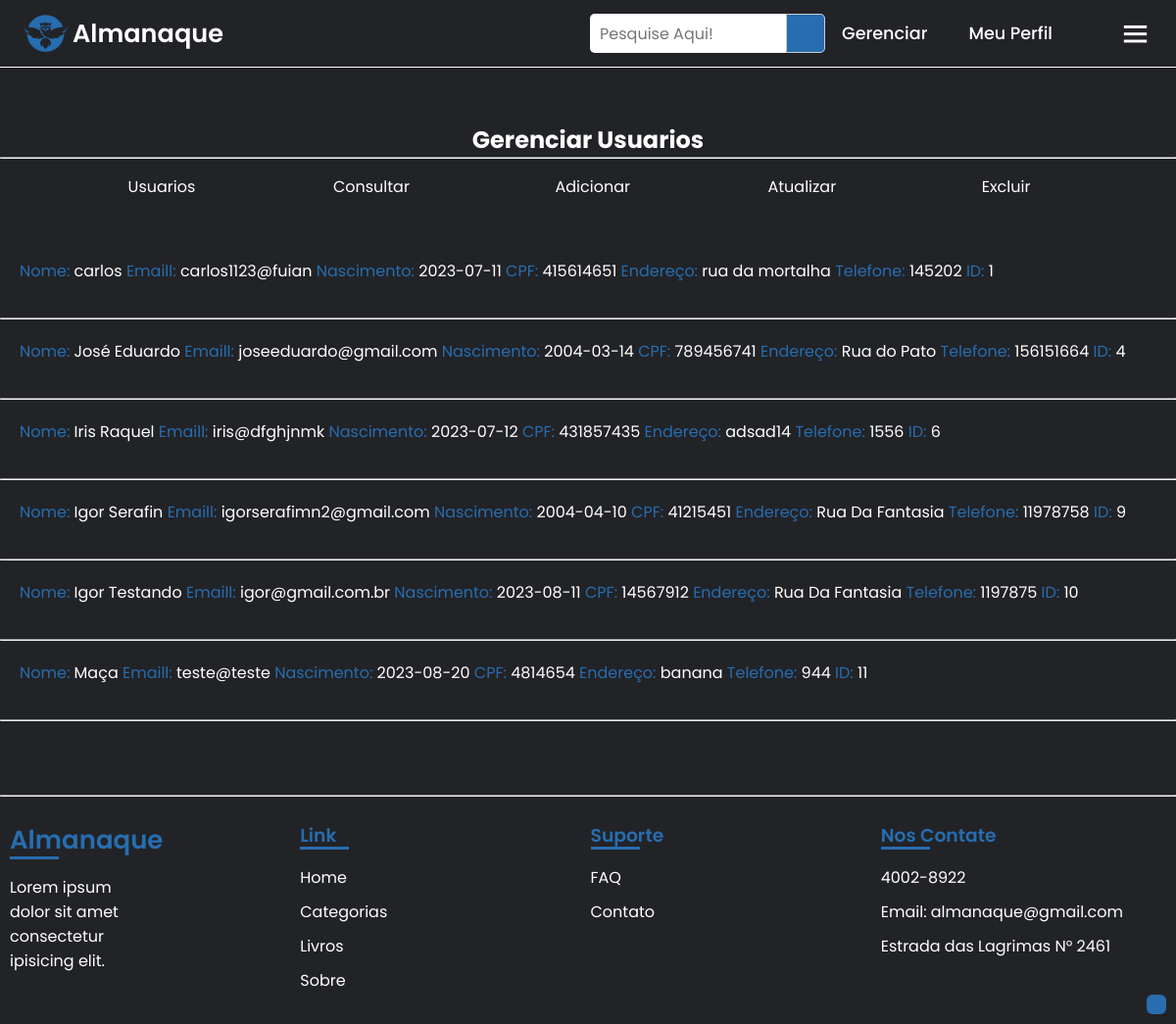
Before: /funcionario/gerenciar_usuario/usuario_lista.php (signed in) with the older database file.
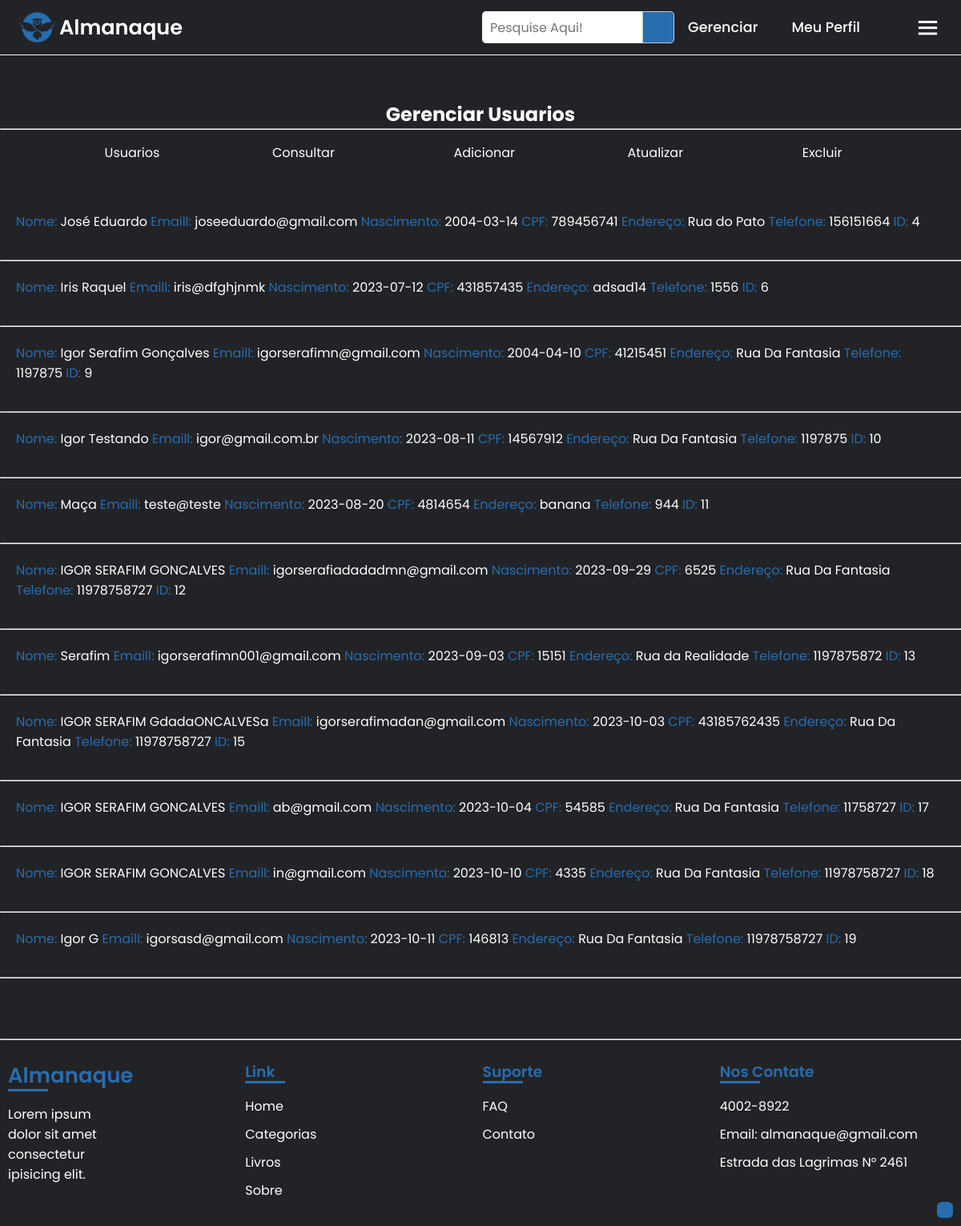
After: the same page with the newer database file.
### tables this page shows
CREATE TABLE `usuario` (
  `id_usuario` int NOT NULL,
  `nome_usuario` varchar(50) NOT NULL,
  `email_usuario` varchar(50) NOT NULL,
  `data_usuario` date NOT NULL,
  `cpf_usuario` varchar(11) NOT NULL,
  `senha_usuario` varchar(20) NOT NULL,
  `endereco_usuario` varchar(50) NOT NULL,
  `telefone_usuario` varchar(11) NOT NULL,
  `id_sessao` int NOT NULL
);

### funcionario/gerenciar_usuario/usuario_lista.php (the view, shortened to what this page needs)
<?php
if($_SESSION['id_sessao'] == 2) {
?>
<!DOCTYPE html>
<html lang="pt-br">
<head>
    <link rel="stylesheet" href="../../css/style.css">
    <link rel="stylesheet" href="../../css/menu_gerenciar.css">
    <link rel="stylesheet" href="../../css/livro-aberto.css">
    <link href="https://cdn.jsdelivr.net/npm/remixicon@3.5.0/fonts/remixicon.css" rel="stylesheet">
    <link rel="stylesheet"href="https://unpkg.com/boxicons@latest/css/boxicons.min.css">
</head>
<body>
    <?php include('../../include/import_menu_gerenciar.php');
    include('../../include/conexao.php'); ?>
    <br><br><br><br><br>
    <?php include('../../include/import_menu_usuario_gerenciar.php'); ?>
    <br>
    <?php
        $resultado = mysqli_query($mysqli, "SELECT * FROM usuario");
        while ($row = mysqli_fetch_assoc($resultado)) {
            $id_usuario = $row['id_usuario'];
            $nome_usuario = $row['nome_usuario'];
            $email_usuario = $row['email_usuario'];
            $cpf_usuario = $row['cpf_usuario'];
            $data_usuario = $row['data_usuario'];
            $endereco_usuario = $row['endereco_usuario'];
            $telefone_usuario = $row['telefone_usuario'];
            echo    "<div class='book-info-container'>
            <div class='book-info'>
                <div class='info-aberto'>
                    <span class='info-conteudo'><span class='info-destaque'>Nome: </span>".$nome_usuario."</span>
                    <span class='info-conteudo'><span class='info-destaque'>Emaill: </span>".$email_usuario."</span>
                    <span class='info-conteudo'><span class='info-destaque'>Nascimento: </span>".$data_usuario."</span>
                    <span class='info-conteudo'><span class='info-destaque'>CPF: </span>".$cpf_usuario."</span>
                    <span class='info-conteudo'><span class='info-destaque'>Endereço: </span>".$endereco_usuario."</span>
                    <span class='info-conteudo'><span class='info-destaque'>Telefone: </span>".$telefone_usuario."</span>
                    <span class='info-conteudo'><span class='info-destaque'>ID: </span>".$id_usuario."</span>
                </div>
            </div>
        </div><hr>";
        }
    ?>
    <br><br><br>
    <?php include('../../include/import_footer_gerenciar.php');
    include('../../include/acessibilidade.php') ?>
    <a id="link-up" href="#"><i class="ri-arrow-up-double-line"></i></a>
</body>
</html>
<?php
}
else {
    echo "Você não pode acessar essa página, sua permissão é inválida";
}
?>

### include/import_menu_gerenciar.php (shortened to what this page needs)
<header style="background-color: #222327; border-bottom: 1px solid">
        <a href="../../index.php" class="logo"><img src="../../imagens/logo_azul.png" style="width: 45px; margin-right: 5px;"><span style="margin-right: 5px;">Almanaque</span></a>
        <div class="main">
            <form action="../../resultado_pesquisa.php">
                <div class="search-icon">
                <input name="busca" value="<?php if(isset($_GET['busca'])) echo $_GET['busca']; ?>" placeholder="Pesquise Aqui!" type="text">
                    <button type="submit" class="icon"><i class="ri-search-line"></i></button>
                </div>
            </form>
            <?php
            if(isset($_SESSION['id_sessao'])){
                if($_SESSION['id_sessao'] == 1) {
                    ?>
                            <a href="../perfil.php" class="user"><i class="ri-user-fill"></i>Meu Perfil</a>
                            <a href="../meus_livros.php" class="user"><i class="ri-book-fill"></i>Meus Livros</a>
                            <a href="../../php/logout.php" class="user"><i class="ri-logout-box-line"></i></a>
                            <div class="bx bx-menu" id="menu-icon"></div>
                    <?php
                }
                elseif($_SESSION['id_sessao'] == 2){
                    ?>
                    <a href="../gerenciar.php" class="user"><i class="ri-settings-3-fill"></i>Gerenciar</a>
                    <a href="../perfil.php" class="user"><i class="ri-user-fill"></i>Meu Perfil</a>
                    <div class="bx bx-menu" id="menu-icon"></div>
                    <?php
                }
            }
            else{
                ?>
                <a href="../../usuario_login.php" class="user"><i class="ri-user-fill"></i>Entrar</a>
                <a href="../../usuario_cadastro.php">Cadastrar</a>
                <div class="bx bx-menu" id="menu-icon"></div>
            <?php
            }
            ?>
        </div>
    </header>

### include/import_menu_usuario_gerenciar.php (shortened to what this page needs)
<div class="menu_gerenciar">
    <h2>Gerenciar Usuarios</h2><hr>
    <section>
        <div class="gerenciar_cont">
            <div class="gerenciar_titulo_menu">
                <a href="usuario_lista.php">Usuarios</a>
            </div>
        </div>
        <div class="gerenciar_cont">
            <div class="gerenciar_titulo_menu">
                <p style="padding-right: 8px;">Consultar</p><i class="ri-arrow-down-s-line"></i>
            </div>
        </div>
        <div class="gerenciar_cont">
            <div class="gerenciar_titulo_menu">
                <a href="adicionar_usuario.php">Adicionar</a>
            </div>
        </div>
        <div class="gerenciar_cont">
            <div class="gerenciar_titulo_menu">
                <p style="padding-right: 8px;">Atualizar</p><i class="ri-arrow-down-s-line"></i>
            </div>
        </div>
        <div class="gerenciar_cont">
            <div class="gerenciar_titulo_menu">
                <p style="padding-right: 8px;">Excluir</p><i class="ri-arrow-down-s-line"></i>
            </div>
        </div>
    </section>
</div>

### include/import_footer_gerenciar.php
<hr><br>
    <footer>
        <div class="container">
            <ul>
                <div class="col">
                    <a href="../../index.php"><h3 style="font-size: 26px;">Almanaque</h3></a>
                </div>
                <p style="margin-right: 150px;">Lorem ipsum dolor sit amet consectetur ipisicing elit.</p>
                <div class="rede-sociais">
                    <a href="#"><i class="ri-facebook-circle-fill"></i></a>
                    <a href="#"><i class="ri-whatsapp-fill"></i></a>
                    <a href="#"><i class="ri-twitter-x-line"></i></a>
                    <a href="#"><i class="ri-mail-fill"></i> </a>
                </div>
            </ul>
            <ul class="link">
                <div class="col">
                    <h3>Link</h3>
                    <div class="links">
                        <li><a href="../../index.php">Home</a></li>
                        <li><a href="../../generos_literario.php">Categorias</a></li>
                        <li><a href="../../livros.php">Livros</a></li>
                        <li><a href="../../sobre.php">Sobre</a></li>
                    </div>
                </div>
            </ul>
            <ul class="link">
                <div class="col">
                    <h3>Suporte</h3>
                    <div class="links">
                        <li><a href="../../faq.php">FAQ</a></li>
                        <li><a href="#">Contato</a></li>
                    </div>
                </div>
            </ul>
            <ul class="link">
                <div class="col">
                    <h3>Nos Contate</h3>
                    <div class="links">
                        <li><p>4002-8922</p>
                        <li><a href="#  ">Email: almanaque@gmail.com</a></li>
                        <p>Estrada das Lagrimas N° 2461</p>
                    </div>
                </div>
            </ul>
    </footer>

### css/style.css (style rules this page uses)
* { padding: 0; margin: 0; box-sizing: border-box; font-family: 'Poppins', sans-serif; text-decoration: none; list-style: none; }
:root { --bg-color: #222327; --text-color: #fff; --main-color: #276daf; }
body { min-height: 100vh; background: var(--bg-color); color: var(--text-color); }
header { position: fixed; width: 100%; top: 0; right: 0; z-index: 1000; display: flex; align-items: center; justify-content: space-between; padding: 28px 8%; transition: all .50s ease; }
.logo { display: flex; align-items: center; }
.logo span { color: var(--text-color); font-size: 1.6rem; font-weight: 600; }
.main { display: flex; align-items: center; }
.main a { margin-right: 25px; margin-left: 10px; color: var(--text-color); font-size: 1.1rem; font-weight: 500; transition: all .50s ease; }
.user, .user-sessao { display: flex; align-items: center; }
#menu-icon { font-size: 35px; color: var(--text-color); cursor: pointer; z-index: 10001; display: none; }
.search-icon { height: 40px; width: 240px; display: flex; background: var(--main-color); border-radius: 5px; }
.search-icon input { height: 100%; width: 200px; border: none; outline: none; padding: 0 10px; color: #000; font-size: 16px; border-radius: 5px 0 0 5px; }
.search-icon .icon { height: 100%; width: 40px; line-height: 40px; text-align: center; border: 1px solid #cccccc; border-radius: 0 5px 5px 0; cursor: pointer; }
.icon { background: var(--main-color); }
.search-icon { margin: auto; }
footer { background-color: var(--bg-color); }
footer .container h3 { color: var(--main-color); }
.link a { color: var(--text-color); }
.container { display: flex; margin-left: 10px; margin-right: 5px; }
footer .container ul { width: 25%; }
footer .container h3 { margin-bottom: 16px; font-weight: 600; }
footer .container ul > p { margin-bottom: 10px; }
footer .container li { margin: 10px 0; }
.col h3 { color: #276daf; margin-bottom: 20px; position: relative; cursor: pointer; }
.col h3::after { content: ''; height: 3px; width: 50px; background-color: var(--main-color); position: absolute; bottom: 0; left: 0; transition: 0.3s ease; }
.col .links a { display: block; text-decoration: none; color: var(--text-color); margin-bottom: 5px; position: relative; transition: 0.7s ease; }
.col .links a:before { content: ''; height: 16px; width: 3px; position: absolute; top: 5px; left: -10px; background-color: var(--main-color); transition: 0.5s ease; opacity: 0; }
@media (max-width: 1700px) { header { padding: 28px 4%; transition: .2s; } }
@media (max-width: 1500px) { header { padding: 14px 2%; transition: .2s; } }
@media (max-width: 1320px) { #menu-icon { display: block; } }
@media (max-width: 1320px) { .main a { text-align: center; } }
#link-up { z-index: 1; position: fixed; color: white; background-color: #276daf; padding: 10px; right: 10px; bottom: 10px; border-radius: 30%; transition: all .50s ease; }

### css/menu_gerenciar.css (style rules this page uses)
:root { --bg-color: #222327; --text-color: #fff; --main-color: #276daf; }
section { justify-content: space-evenly; vertical-align: top; display: flex; }
.gerenciar_cont { margin-top: 1rem; padding-right: 10px; padding-bottom: 1rem; cursor: pointer; }
.gerenciar_titulo_menu { display: flex; align-items: center; transition: all .50s ease; }
.menu_gerenciar { text-align: center; }
a { color: #fff; text-decoration: none; transition: all .50s ease ; }

### css/livro-aberto.css (style rules this page uses)
:root { --bg-color: #222327; --text-color: #fff; --main-color: #276daf; }
.book-info-container { margin: auto; padding: 10px; display: flex; text-align: center; margin: 10px; background-color: white; border-radius: 10px; }
.book-info { color: black; padding: 5px; text-align: left; }
.info-destaque { color: var(--main-color); }
.info-conteudo { word-break: initial; }
.book-info p, .info-aberto { padding-bottom: 15px; }

### funcionario/gerenciar_usuario/usuario_lista.php (style rules this page uses)
.book-info-container { margin: auto; padding: 5px; display: flex; text-align: center; margin: 10px; background-color: transparent; border-radius: 10px; }
.book-info { color: #fff; padding: 5px; text-align: left; }

Changed rows visible on the page:
removed usuario: nome_usuario "carlos", email_usuario "carlos1123@fuian", data_usuario "2023-07-11", cpf_usuario "415614651", endereco_usuario "rua da mortalha", telefone_usuario "145202", id_usuario "1"
changed usuario id 9: nome_usuario "Igor Serafin" → "Igor Serafim Gonçalves"; email_usuario "igorserafimn2@gmail.com" → "igorserafimn@gmail.com"; telefone_usuario "11978758" → "1197875"
added usuario: nome_usuario "IGOR SERAFIM GONCALVES", email_usuario "igorserafiadadadmn@gmail.com", data_usuario "2023-09-29", cpf_usuario "6525", endereco_usuario "Rua Da Fantasia", telefone_usuario "11978758727", id_usuario "12"
added usuario: nome_usuario "Serafim", email_usuario "igorserafimn001@gmail.com", data_usuario "2023-09-03", cpf_usuario "15151", endereco_usuario "Rua da Realidade", telefone_usuario "1197875872", id_usuario "13"
added usuario: nome_usuario "IGOR SERAFIM GdadaONCALVESa", email_usuario "igorserafimadan@gmail.com", data_usuario "2023-10-03", cpf_usuario "43185762435", endereco_usuario "Rua Da Fantasia", telefone_usuario "11978758727", id_usuario "15"
added usuario: nome_usuario "IGOR SERAFIM GONCALVES", email_usuario "ab@gmail.com", data_usuario "2023-10-04", cpf_usuario "54585", endereco_usuario "Rua Da Fantasia", telefone_usuario "11758727", id_usuario "17"
added usuario: nome_usuario "IGOR SERAFIM GONCALVES", email_usuario "in@gmail.com", data_usuario "2023-10-10", cpf_usuario "4335", endereco_usuario "Rua Da Fantasia", telefone_usuario "11978758727", id_usuario "18"
added usuario: nome_usuario "Igor G", email_usuario "igorsasd@gmail.com", data_usuario "2023-10-11", cpf_usuario "146813", endereco_usuario "Rua Da Fantasia", telefone_usuario "11978758727", id_usuario "19"
